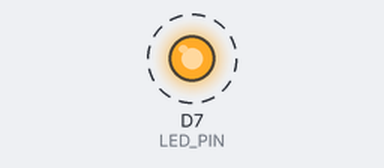
Recording of a sketch running on a simulated ESP8266 (NodeMCU). Shown: output pins drawn as LEDs (lit = HIGH). Dashed ring = blinking.

Above: at 0.5 s.
Timing chart, 0 to 4.6 s (numbered marks = the images above):
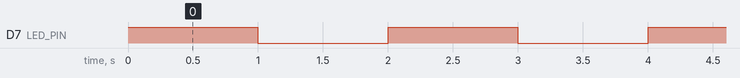

Measured:
- by itself, D7 (LED_PIN): alternates HIGH for 1.0 s and LOW for 1.0 s

The sketch:

lrd_blink.ino
```cpp
#define LED_PIN D7 // Define the LED pin (D7 is GPIO13)

void setup() {
  pinMode(LED_PIN, OUTPUT); // Set the LED pin as an output
}

void loop() {
  digitalWrite(LED_PIN, HIGH); // Turn the LED on (HIGH is active low on ESP8266)
  delay(1000);                 // Wait for 1 second
  digitalWrite(LED_PIN, LOW);  // Turn the LED off (LOW is active on)
  delay(1000);                 // Wait for 1 second
}
```
